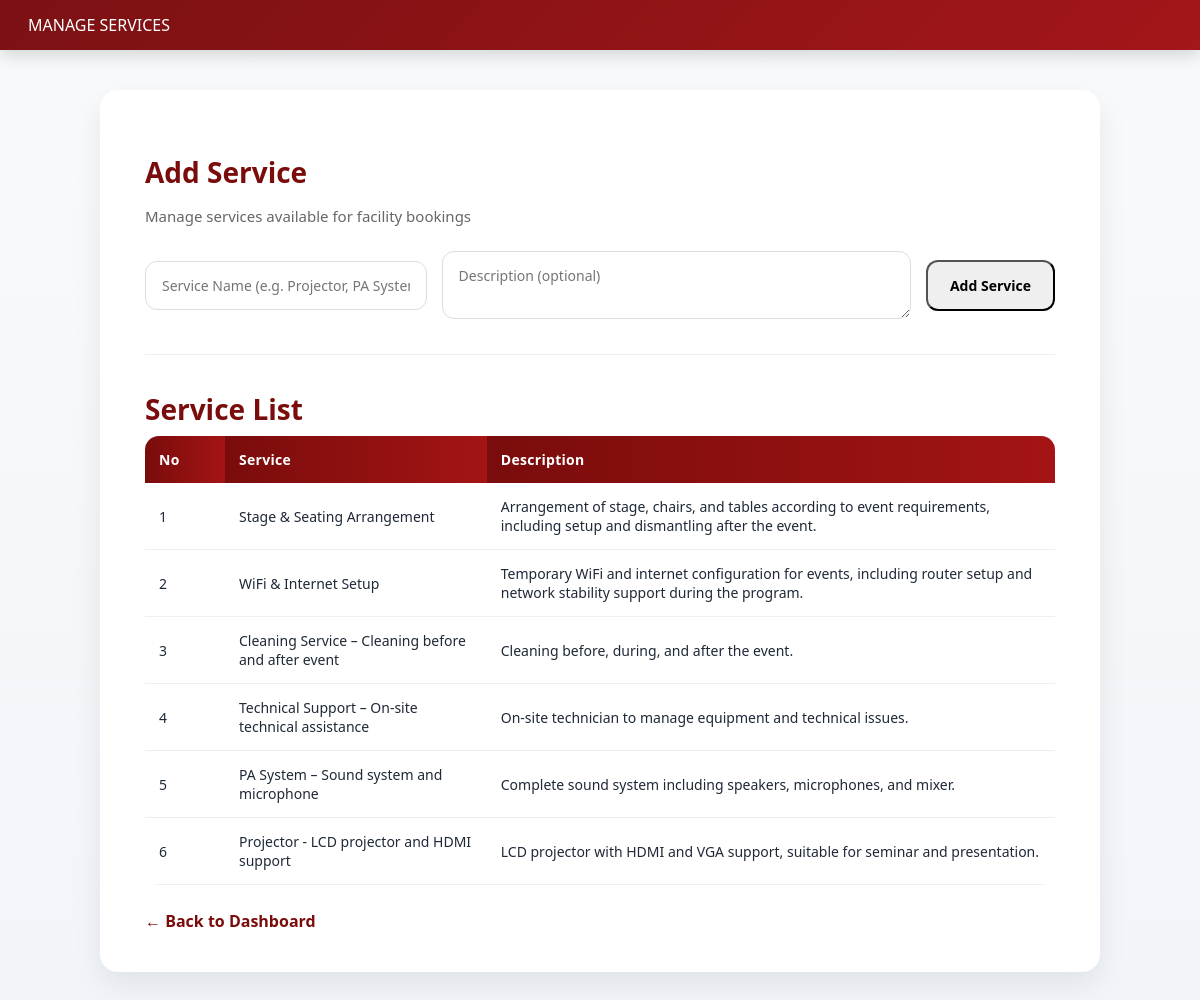
Page /manage_services.php (signed in) on the committed database.
### tables this page shows
CREATE TABLE `services` (
  `service_id` int NOT NULL,
  `service_name` varchar(150) DEFAULT NULL,
  `description` text,
  `department_id` int DEFAULT NULL
);

### manage_services.php (the view, shortened to what this page needs)
<?php
include '../db.php';
$services = $conn->query("SELECT * FROM services ORDER BY service_id DESC");
?>
<!DOCTYPE html>
<html>
<head>
<link rel="stylesheet" href="../css/style.css">
</head>
<body>
<div class="utm-header">MANAGE SERVICES</div>
<div class="form-container">
    <h2>Add Service</h2>
    <p class="subtitle">Manage services available for facility bookings</p>
    <form method="POST" class="inline-form">
        <input type="text"
               name="service_name"
               class="form-input"
               placeholder="Service Name (e.g. Projector, PA System)"
               required>
        <textarea name="description"
                  class="form-input"
                  placeholder="Description (optional)"
                  rows="2"></textarea>
        <button type="submit"
                name="add_service"
                class="btn-maroon">
            Add Service
        </button>
    </form>
    <hr class="divider">
    <h2>Service List</h2>
    <table class="custom-table">
        <tr>
            <th style="width:80px;">No</th>
            <th>Service</th>
            <th>Description</th>
        </tr>
        <?php
        $no = 1;
        while($row = $services->fetch_assoc()){
        ?>
        <tr>
            <td><?= $no++ ?></td>
            <td><?= htmlspecialchars($row['service_name']) ?></td>
            <td><?= htmlspecialchars($row['description']) ?></td>
        </tr>
        <?php } ?>
    </table>
    <a href="dashboard.php" class="back-link">← Back to Dashboard</a>
</div>
</body>
</html>

### style.css (style rules this page uses)
:root { --primary-color: #7b1113; --primary-dark: #5c0d0f; --bg-color: #f6f6f6; --text-main: #1f2937; --text-secondary: #6b7280; }
* { box-sizing: border-box; font-family: 'Segoe UI', system-ui, sans-serif; }
body { margin: 0; background: linear-gradient(180deg, #f9fafb, #f1f5f9); color: var(--text-main); }
.main-header, .utm-header { background: linear-gradient(135deg, #7b1113, #a4161a); color: white; padding: 14px 28px; display: flex; justify-content: space-between; align-items: center; box-shadow: 0 6px 18px rgba(0,0,0,0.15); position: sticky; top: 0; z-index: 1000; }
.form-container { max-width: 950px; margin: auto; }
.custom-table { width: 100%; border-collapse: collapse; overflow: hidden; border-radius: 12px; }
.custom-table th { padding: 14px; text-align: left; font-size: 0.9rem; letter-spacing: .3px; }
.custom-table td { padding: 14px; border-bottom: 1px solid #f1f1f1; font-size: 0.95rem; }
.back-link { display: inline-block; margin-top: 1.5rem; font-weight: 600; text-decoration: none; color: var(--primary-color); }
.back-link { display: inline-block; margin-top: 25px; color: #8b0000; font-weight: 600; text-decoration: none; }
.subtitle { color:#666; margin-bottom:15px; }
.inline-form { display:flex; gap:12px; align-items:center; flex-wrap:wrap; }
.divider { margin:30px 0; border:0; border-top:1px solid #ddd; }
.subtitle { color: #6b7280; font-size: 0.9rem; margin-bottom: 1rem; }
.inline-form { display: flex; gap: 1rem; align-items: center; flex-wrap: wrap; margin-bottom: 0.5rem; }
.inline-form .form-input { flex: 1; min-width: 220px; }
.divider { margin: 2rem 0; border: none; height: 1px; background: #e5e7eb; }
.form-container { background: #ffffff; border-radius: 18px; padding: 40px 45px; max-width: 1000px; margin: 40px auto; box-shadow: 0 12px 30px rgba(0,0,0,0.08); }
.form-container h2 { font-size: 28px; font-weight: 700; color: #7a0c0c; margin-bottom: 8px; }
.subtitle { color: #666; margin-bottom: 25px; font-size: 15px; }
.inline-form { display: grid; grid-template-columns: 1.2fr 2fr auto; gap: 15px; align-items: center; margin-bottom: 30px; }
.inline-form .form-input { padding: 14px 16px; border-radius: 12px; border: 1px solid #ddd; font-size: 14px; transition: 0.2s ease; }
.inline-form .btn-maroon { padding: 14px 22px; border-radius: 12px; font-weight: 600; font-size: 14px; cursor: pointer; }
.divider { border: none; height: 1px; background: #eee; margin: 35px 0; }
.custom-table { width: 100%; border-collapse: collapse; overflow: hidden; border-radius: 14px; }
.custom-table th { background: linear-gradient(to right, #7a0c0c, #a41414); color: #fff; padding: 14px; text-align: left; font-size: 14px; }
.custom-table td { padding: 14px; font-size: 14px; border-bottom: 1px solid #eee; }
.back-link { display: inline-block; margin-top: 25px; color: #7a0c0c; font-weight: 600; text-decoration: none; }

### rows in the picture
services: service_name "Stage & Seating Arrangement", description "Arrangement of stage, chairs, and tables according to event requirements, including setup and dismantling after the event."
services: service_name "WiFi & Internet Setup", description "Temporary WiFi and internet configuration for events, including router setup and network stability support during the program."
services: service_name "Cleaning Service – Cleaning before and after event", description "Cleaning before, during, and after the event."
services: service_name "Technical Support – On-site technical assistance", description "On-site technician to manage equipment and technical issues."
services: service_name "PA System – Sound system and microphone", description "Complete sound system including speakers, microphones, and mixer."
services: service_name "Projector - LCD projector and HDMI support", description "LCD projector with HDMI and VGA support, suitable for seminar and presentation."
